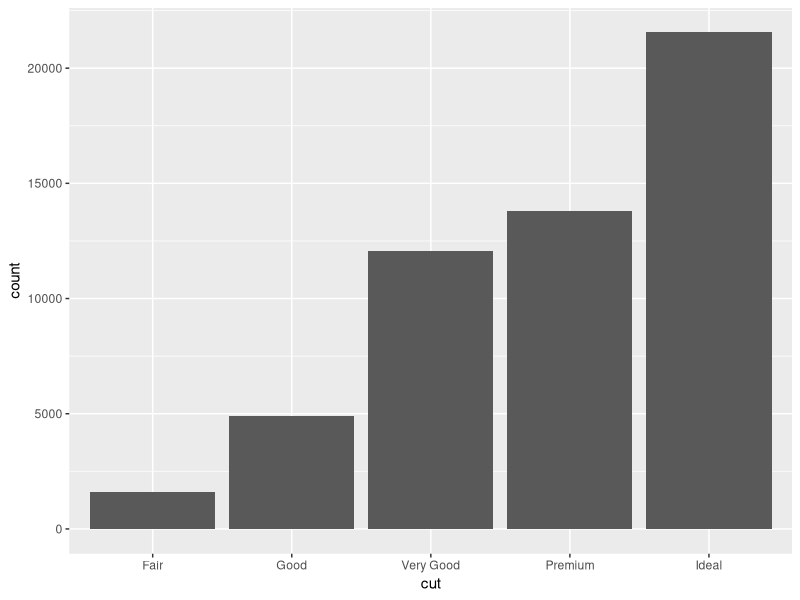
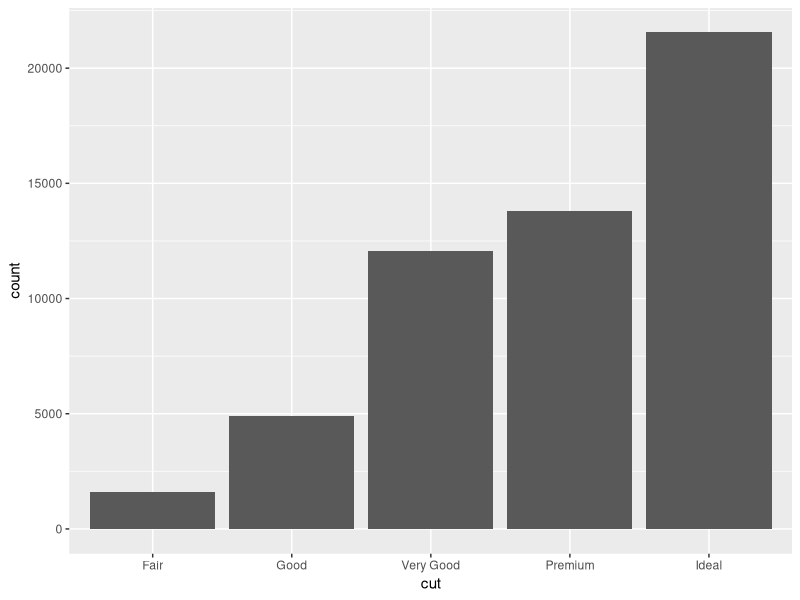
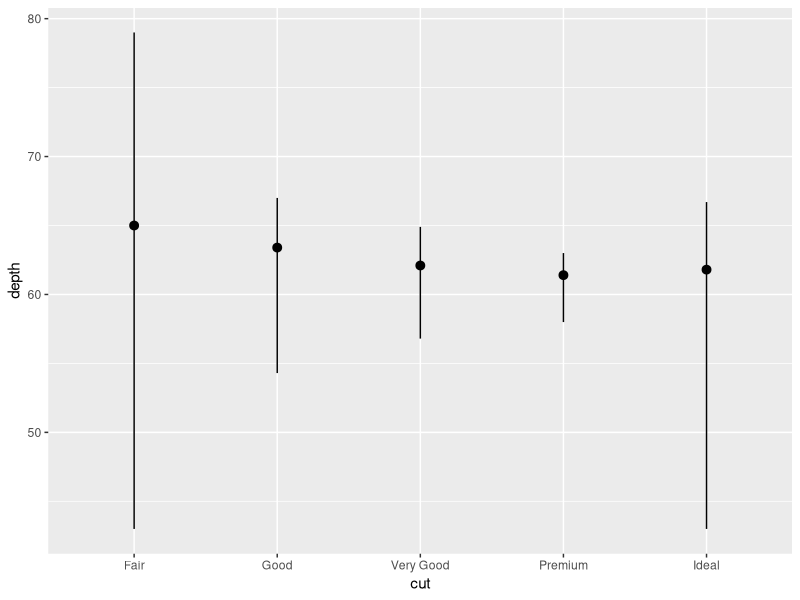
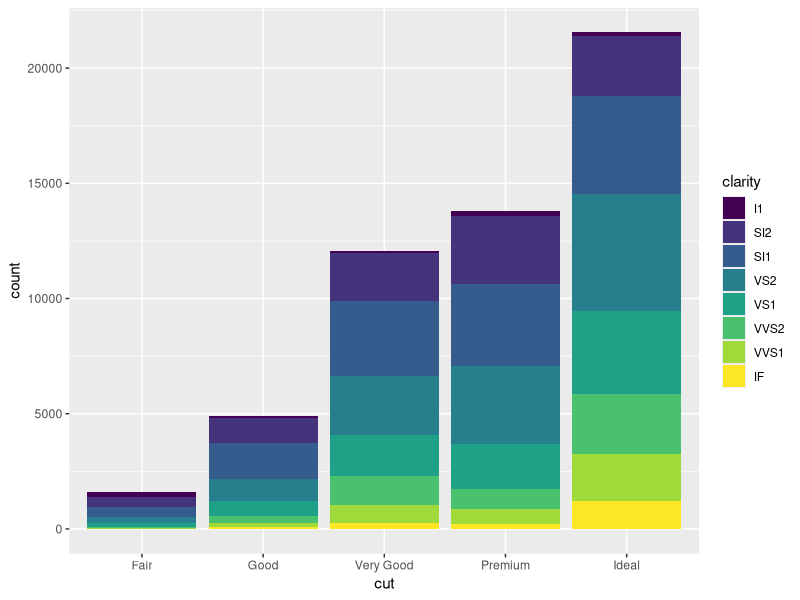
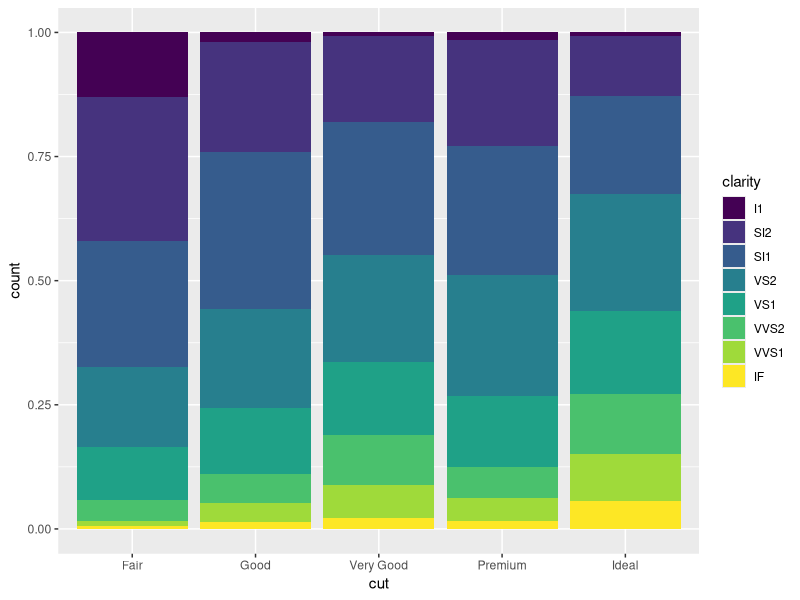
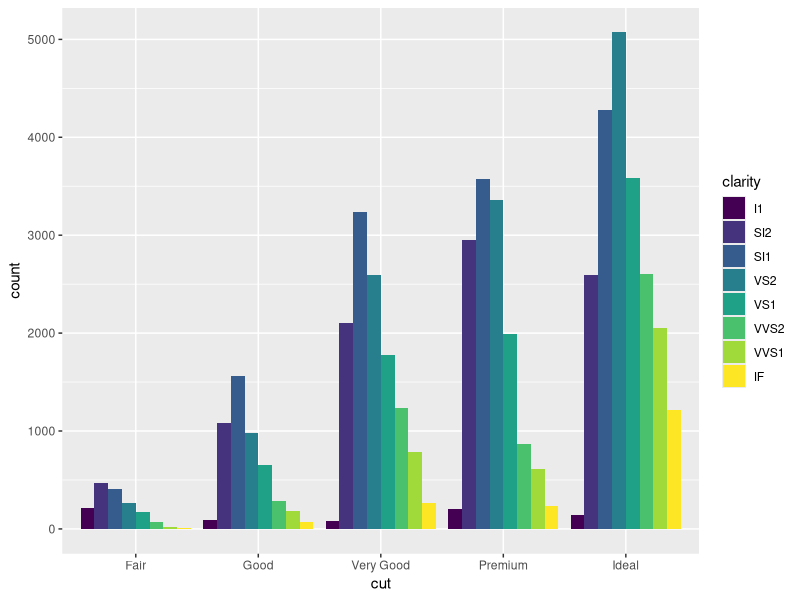
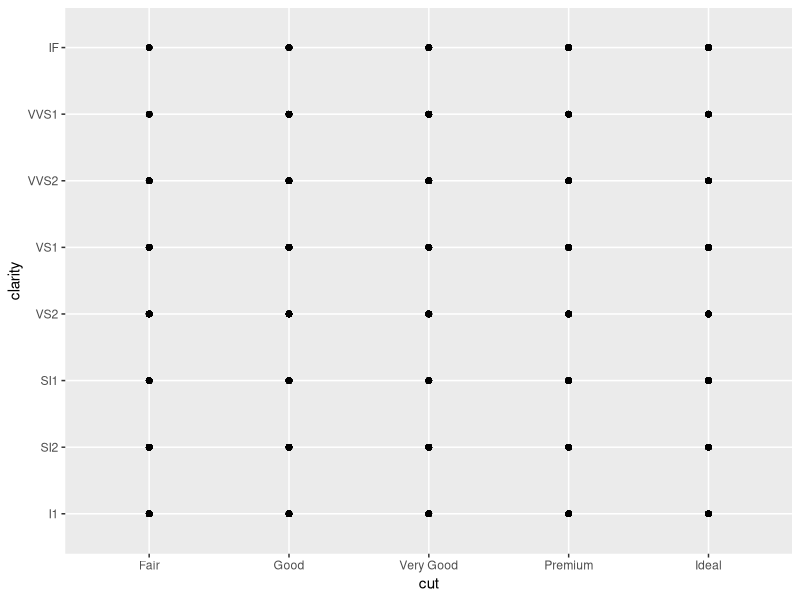
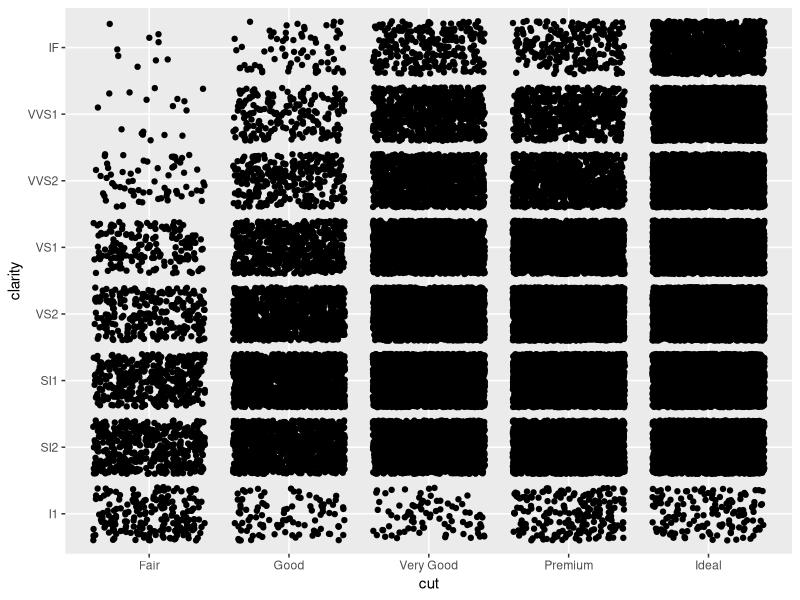

Here is the R script that generated these plots, in order:

# Exercise 2: advanced ggplot2 practice

# Install and load the `ggplot2` package
#install.packages('ggplot2')
library(ggplot2)

# For this exercise you will again be working with the `diamonds` data set.
# Use `?diamonds` to review details about this data set
?diamonds

## Statistical Transformations

# Draw a bar chart of the diamonds data, organized by cut
# Each bar's height is based on the "count" (number) of diamonds with that cut
ggplot(data = diamonds) +
  geom_bar(mapping = aes(x = cut))

# Use the `stat_count` to apply the statistical transformation "count" to the 
# diamonds by cut. You do not need a separate geometry layer!
ggplot(data = diamonds) +
  stat_count(mapping = aes(x = cut))

# Use the `stat_summary` function to draw a chart with a summary layer.
# Map the x-position to diamond `cut`, and the y-position to diamond `depth`
# Bonus: use `min` as the function ymin, `max` as the function ymax, and `median` 
# as the function y
ggplot(data = diamonds) +
  stat_summary(mapping = aes(x = cut, y = depth),
               fun.ymin = min, fun.ymax = max, fun.y = median)


## Position Adjustments

# Draw a bar chart of diamonds organized by cut, with each bar filled by clarity.
# You should see a _stacked_ bar chart.
ggplot(data = diamonds) +
  geom_bar(mapping = aes(x = cut, fill = clarity))

# Draw the same chart again, but with each element positioned to "fill" the y axis
ggplot(data = diamonds) +
  geom_bar(mapping = aes(x = cut, fill = clarity), position = "fill")

# Draw the same chart again, but with each element positioned to "dodge" each other
ggplot(data = diamonds) +
  geom_bar(mapping = aes(x = cut, fill = clarity), position = "dodge")

# Draw a plot with point geometry with the x-position mapped to `cut` and the 
# y-position mapped to `clarity`
# This creates a "grid" grouping the points
ggplot(data = diamonds) +
  geom_point(mapping = aes(x = cut, y = clarity))

# Use the "jitter" position adjustment to keep the points from all overlapping!
# (This works a little better with a sample of diamond data, such as from the 
# previous exercise).
ggplot(data = diamonds) +
  geom_point(mapping = aes(x = cut, y = clarity), position = "jitter")


## Scales

# Draw a "boxplot" (with `geom_boxplot`) for the diamond's price (y) by color (x)
ggplot(data = diamonds) +
  geom_boxplot(mapping = aes(x = color, y = price))

# This has a lot of outliers, making it harder to read. To fix this, draw the 
# same plot but with a _logarithmic_ scale for the y axis.
ggplot(data = diamonds) +
  geom_boxplot(mapping = aes(x = color, y = price)) +
  scale_y_log10()

# For another version, draw the same plot but with `violin` geometry instead of 
# `boxplot` geometry!
# How does the logarithmic scale change the data presentation?
ggplot(data = diamonds) +
  geom_violin(mapping = aes(x = color, y = price)) +
  scale_y_log10()

# Another interesting plot: draw a plot of the diamonds price (y) by carat (x), 
# using a heatmap of 2d bins (geom_bin2d)
# What happens when you make the x and y channels scale logarithmically?
ggplot(data = diamonds) +
  geom_bin2d(mapping = aes(x = carat, y = price)) +
  scale_x_log10() +
  scale_y_log10()

# Draw a scatter plot for the diamonds price (y) by carat (x). Color each point
# by the clarity (Remember, this will take a while. Use a sample of the diamonds 
# for faster results)
ggplot(data = diamonds) +
  geom_point(mapping = aes(x = carat, y = price, color = clarity))

# Change the color of the previous plot using a ColorBrewer scale of your choice. 
# What looks nice?
ggplot(data = diamonds) +
  geom_point(mapping = aes(x = carat, y = price, color = clarity)) +
  scale_color_brewer(palette = "Spectral")


## Coordinate Systems

# Draw a bar chart with x-position and fill color BOTH mapped to cut
# For best results, SET the `width` of the geometry to be 1 (fill plot, no space
# between)
# TIP: You can save the plot to a variable for easier modifications
bar <- ggplot(data = diamonds) +
  geom_bar(mapping = aes(x = cut, fill = cut), width = 1)
bar

# Draw the same chart, but with the coordinate system flipped
bar + coord_flip()

# Draw the same chart, but in a polar coordinate system. It's a Coxcomb chart!
bar + coord_polar()


## Facets

# Take the scatter plot of price by carat data (colored by clarity) and add 
# _facets_ based on the diamond's `color`
ggplot(data = diamonds) +
  geom_point(mapping = aes(x = carat, y = price, color = clarity)) +
  scale_color_brewer(palette = "Spectral") +
  facet_wrap(~color)


## Saving Plots

# Use the `ggsave()` function to save the current (recent) plot to disk.
# Name the output file "my-plot.png".
# Make sure you've set the working directory!!
ggsave("my-plot.png")